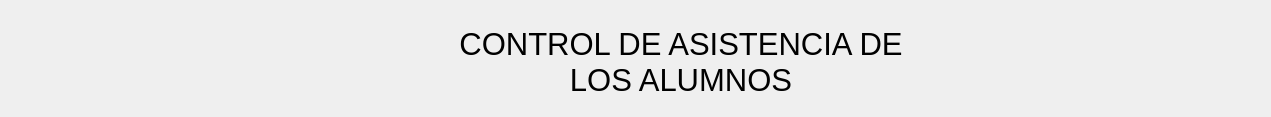
             <widget class="QFrame" name="espacio_superior">
              <property name="sizePolicy">
               <sizepolicy hsizetype="Preferred" vsizetype="Preferred">
                <horstretch>0</horstretch>
                <verstretch>0</verstretch>
               </sizepolicy>
              </property>
              <property name="minimumSize">
               <size>
                <width>1171</width>
                <height>117</height>
               </size>
              </property>
              <property name="maximumSize">
               <size>
                <width>1271</width>
                <height>117</height>
               </size>
              </property>
              <property name="styleSheet">
               <string notr="true">QFrame{
	border-bottom-left-radius:0px;
	border-bottom-right-radius:0px
}</string>
              </property>
              <property name="frameShape">
               <enum>QFrame::StyledPanel</enum>
              </property>
              <property name="frameShadow">
               <enum>QFrame::Raised</enum>
              </property>
              <property name="tipo" stdset="0">
               <string>espacio_titulo_form</string>
              </property>
              <layout class="QHBoxLayout" name="horizontalLayout_6">
               <item>
                <spacer name="horizontalSpacer_2">
                 <property name="orientation">
                  <enum>Qt::Horizontal</enum>
                 </property>
                 <property name="sizeHint" stdset="0">
                  <size>
                   <width>385</width>
                   <height>20</height>
                  </size>
                 </property>
                </spacer>
               </item>
               <item>
                <widget class="QFrame" name="espacio_a">
                 <property name="maximumSize">
                  <size>
                   <width>821</width>
                   <height>16777215</height>
                  </size>
                 </property>
                 <property name="styleSheet">
                  <string notr="true"/>
                 </property>
                 <property name="frameShape">
                  <enum>QFrame::StyledPanel</enum>
                 </property>
                 <property name="frameShadow">
                  <enum>QFrame::Raised</enum>
                 </property>
                 <property name="tipo" stdset="0">
                  <string/>
                 </property>
                 <layout class="QHBoxLayout" name="horizontalLayout_5">
                  <property name="spacing">
                   <number>0</number>
                  </property>
                  <property name="leftMargin">
                   <number>0</number>
                  </property>
                  <property name="topMargin">
                   <number>0</number>
                  </property>
                  <property name="rightMargin">
                   <number>0</number>
                  </property>
                  <property name="bottomMargin">
                   <number>0</number>
                  </property>
                  <item>
                   <widget class="QLabel" name="label_imagen_asistencia">
                    <property name="minimumSize">
                     <size>
                      <width>91</width>
                      <height>81</height>
                     </size>
                    </property>
                    <property name="maximumSize">
                     <size>
                      <width>91</width>
                      <height>81</height>
                     </size>
                    </property>
                    <property name="text">
                     <string/>
                    </property>
                    <property name="pixmap">
                     <pixmap resource="../recursos_de_imagenes_tela_app.qrc">:/iconos/recursos_de_imagenes/iconos_de_interfaz/asistencia.png</pixmap>
                    </property>
                    <property name="scaledContents">
                     <bool>true</bool>
                    </property>
                   </widget>
                  </item>
                  <item>
                   <widget class="QLabel" name="label_control_de_llegada">
                    <property name="minimumSize">
                     <size>
                      <width>506</width>
                      <height>101</height>
                     </size>
                    </property>
                    <property name="maximumSize">
                     <size>
                      <width>651</width>
                      <height>101</height>
                     </size>
                    </property>
                    <property name="font">
                     <font>
                      <pointsize>23</pointsize>
                      <weight>62</weight>
                      <italic>false</italic>
                      <bold>true</bold>
                     </font>
                    </property>
                    <property name="styleSheet">
                     <string notr="true">QLabel{
	font-size:23pt;
}</string>
                    </property>
                    <property name="text">
                     <string>CONTROL DE ASISTENCIA DE LOS ALUMNOS</string>
                    </property>
                    <property name="alignment">
                     <set>Qt::AlignCenter</set>
                    </property>
                    <property name="wordWrap">
                     <bool>true</bool>
                    </property>
                    <property name="tipo" stdset="0">
                     <string>titulo_form</string>
                    </property>
                   </widget>
                  </item>
                 </layout>
                </widget>
               </item>
               <item>
                <spacer name="horizontalSpacer_4">
                 <property name="orientation">
                  <enum>Qt::Horizontal</enum>
                 </property>
                 <property name="sizeHint" stdset="0">
                  <size>
                   <width>384</width>
                   <height>20</height>
                  </size>
                 </property>
                </spacer>
               </item>
              </layout>
             </widget>
